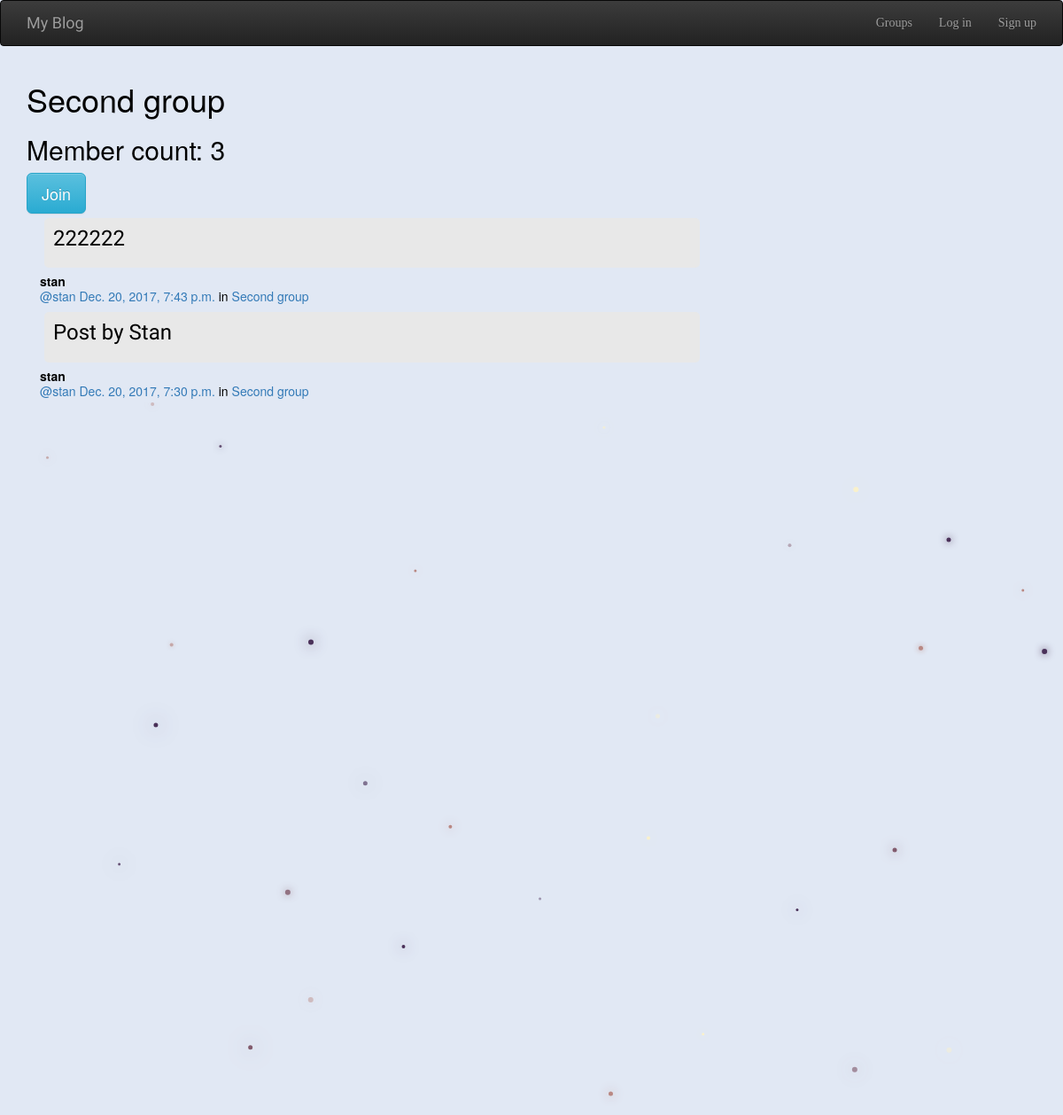
The app's page /groups/post/in/second-group/, older data.
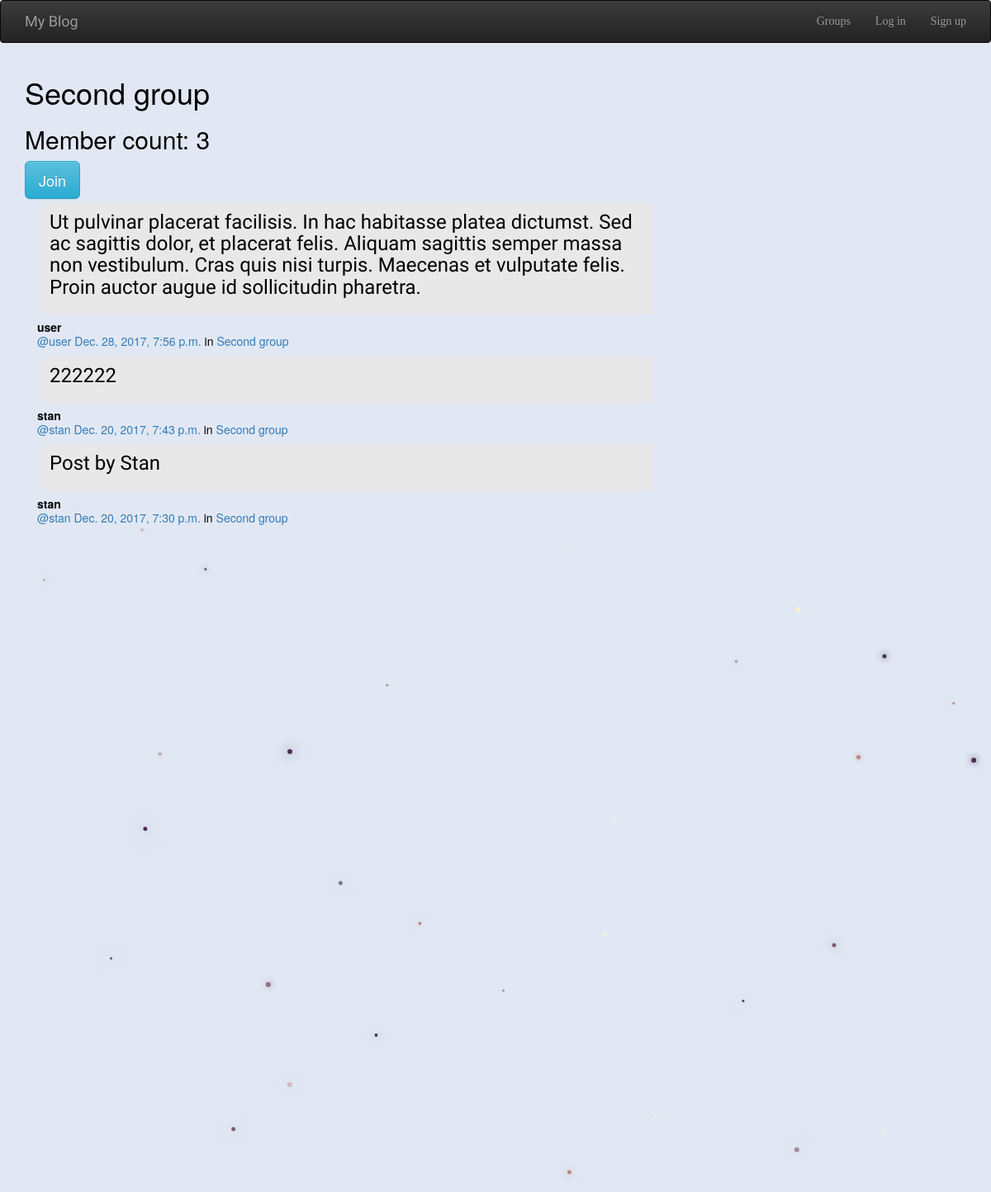
The same page, newer data.
### posts/models.py (models this page shows, shortened)
class Post(models.Model):
    user = models.ForeignKey(User, related_name='posts')
    created_at = models.DateTimeField(auto_now=True)
    message = models.TextField()
    message_html = models.TextField(editable=False)
    group = models.ForeignKey(Group, related_name='posts', null=True, blank=True)
    class Meta:
        ordering = ['-created_at']
        unique_together = ['user', 'message']

### groups/models.py (models this page shows, shortened)
class Group(models.Model):
    name = models.CharField(max_length=255, unique = True)
    slug = models.SlugField(allow_unicode = True, unique = True)
    description = models.TextField(blank = True, default='')
    description_html = models.TextField(editable=False, default='', blank=True)
    members = models.ManyToManyField(User, through= 'GroupMember')
    class Meta:
        ordering = ['name']

### groups/views.py (the view)
# urls.py: url(r'^post/in/(?P<slug>[-\w]+)/$', views.SingleGroup.as_view(), name='single'),
class SingleGroup(generic.DetailView):
    model = Group

### groups/templates/groups/group_detail.html
{% extends 'groups/group_base.html' %}
{% block pregroup %}
<h1>{{group.name}}</h1>
<h2>Member count: {{group.members.count}}</h2>
<div class="content">
    {% if user in group.members.all %}
    <a class="btn btn-lg btn-fill  btn-warning" href="{% url 'groups:leave' slug=group.slug %}"> <span class="glyphincon glyphicon-remove-cercle" >Leave</span> </a>
    {% else  %}
    <a class="btn btn-lg btn-fill  btn-info" href="{% url 'groups:join' slug=group.slug %}"> <span class="glyphincon glyphicon-ok-cercle" >Join</span> </a>
    {% endif %}
</div>
{% endblock pregroup %}
{% block group_content %}
<div class="col-md-8">
    {% if group.post.count == 0 %}
    <h2>Not post in this group yet.</h2>
    {% else %}
    {% for post in group.posts.all %}
    {% include 'posts/_post.html' %}
    {% endfor %}
    {% endif %}
</div>
{% endblock group_content %}

### posts/templates/posts/_post.html (shortened to what this page needs)
<div class="post-media">
    <h3 class="post-message">{{post.message_html|safe}}</h3>
    <div class="media-body">
        <strong>{{post.user.username}}</strong>
        <h5 class="media-heading">
            <span class="username">
                <a href="{% url 'posts:for_user' username=post.user.username%}">@{{post.user.username}}</a>
            </span>
            <time class="time" >
                <a href="{% url 'posts:single' username=post.user.username pk=post.pk %}">{{post.created_at}}</a>
            </time>
            {% if post.group %}
            <span class="group-name" >in <a href="{% url 'groups:single' slug=post.group.slug %}">{{post.group.name}}</a> </span>
            {% endif %}
        </h5>
    </div>
</div>

Row changes from the older to the newer data that the page shows:
added Post: message_html "Ut pulvinar placerat facilisis. In hac habitasse platea dictumst. Sed ac sagittis dolor, et placerat felis. Aliquam sagittis semper massa non vestibulum. Cras quis nisi turpis. Maecenas et vulputate felis. Proin auctor augue id sollicitudin pharetra.", user.username "user", created_at "Dec. 28, 2017, 7:56 p.m.", group.name "Second group"
